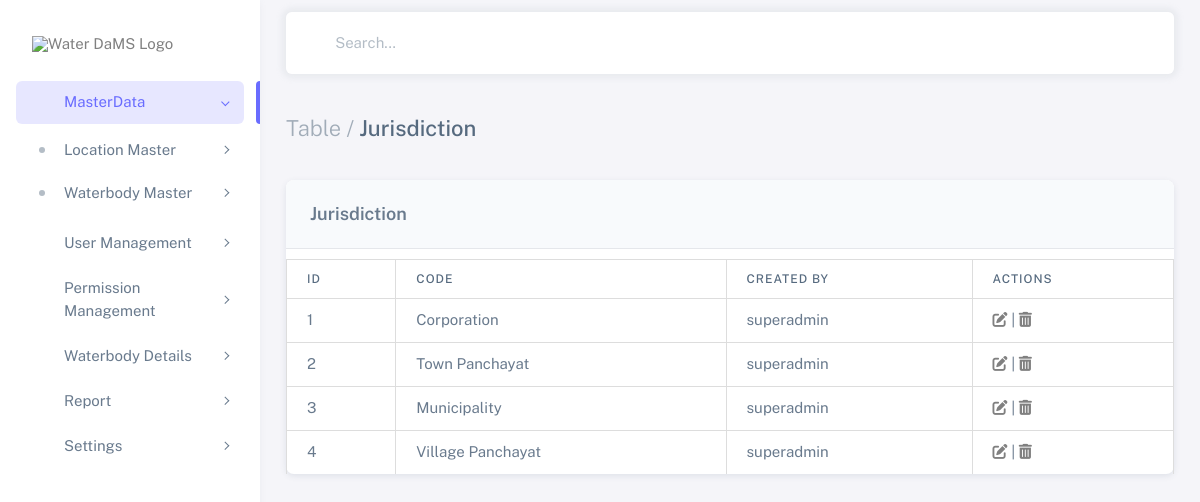
Screenshot of /jurisdictions/ with the database file from the repository.
### waterbodies_app/models.py (models this page shows, shortened)
class Jurisdiction(models.Model):
    code = models.CharField(max_length=50, unique=True)
    createdBy = models.CharField(max_length=100)

### waterbodies_app/views.py (the view)
# urls.py: path('jurisdictions/', views.jurisdiction_list, name='jurisdiction_list'),
def jurisdiction_list(request):
    jurisdictions = Jurisdiction.objects.all()
    return render(request, 'jurisdiction_list.html', {'jurisdictions': jurisdictions})

### templates/jurisdiction_list.html (shortened to what this page needs)
<!DOCTYPE html>
{%load static%}
<html
class="light-style layout-menu-fixed layout-compact"
dir="ltr"
data-theme="theme-default"
data-assets-path="{% static 'assets/' %}"
data-template="vertical-menu-template-free">
<!DOCTYPE html>
<html lang="en" class="light-style layout-wide customizer-hide" dir="ltr" data-theme="theme-default">
<head>
    {% load static %}
    <link rel="stylesheet" href="{% static 'assets/vendor/fonts/boxicons.css' %}"/>
    <link rel="stylesheet" href="https://cdnjs.cloudflare.com/ajax/libs/font-awesome/6.5.2/css/all.min.css">
    <link rel="stylesheet" href="{% static 'assets/vendor/css/core.css' %}" class="template-customizer-core-css"/>
    <link rel="stylesheet" href="{% static 'assets/vendor/css/theme-default.css' %}" class="template-customizer-theme-css"/>
    <link rel="stylesheet" href="{% static 'assets/css/demo.css' %}"/>
    <link rel="stylesheet" href="{% static 'assets/vendor/libs/perfect-scrollbar/perfect-scrollbar.css' %}"/>
    <link rel="stylesheet" href="{% static 'assets/vendor/css/pages/page-auth.css' %}"/>
</head>
  <body>
    <div class="layout-wrapper layout-content-navbar">
      <div class="layout-container">
        <aside id="layout-menu" class="layout-menu menu-vertical menu bg-menu-theme">
          <div class="app-brand demo">
            <a href="" class="app-brand-link">
              <span class="app-brand-logo demo">
                <img src="{% static 'image/waterdams.png' %}" alt="Water DaMS Logo" style="width: 150px; height: auto;">
              </span>
            </a>
          </div>
          <ul class="menu-inner py-1">
            <li class="menu-item active open">
              <a href="javascript:void(0);" class="menu-link menu-toggle">
                <i class="menu-icon tf-icons bx bx-home-circle"></i>
                <div data-i18n="Dashboards">MasterData</div>
              </a>
              <ul class="menu-sub">
                <li class="menu-item has-submenu">
                  <a href="javascript:void(0);" class="menu-link menu-toggle">
                    <div data-i18n="CRM">Location Master</div>
                  </a>
                </li>
                <li class="menu-item has-submenu">
                  <a href="javascript:void(0);" class="menu-link menu-toggle">
                    <div data-i18n="Academy">Waterbody Master</div>
                  </a>
                </li>
              </ul>
            </li>
            <li class="menu-item">
              <a href="javascript:void(0);" class="menu-link menu-toggle">
                <i class="menu-icon tf-icons bx bx-user"></i>
                <div data-i18n="Layouts">User Management</div>
              </a>
            </li>
            <li class="menu-item">
              <a href="javascript:void(0);" class="menu-link menu-toggle">
                <i class="menu-icon tf-icons bx bx-shield"></i>
                <div data-i18n="Layouts">Permission Management</div>
              </a>
            </li>
            <li class="menu-item">
              <a href="javascript:void(0);" class="menu-link menu-toggle">
                <i class="menu-icon tf-icons bx bx-water"></i>
                <div data-i18n="Layouts">Waterbody Details</div>
              </a>
            </li>
            <li class="menu-item">
              <a href="javascript:void(0);" class="menu-link menu-toggle">
                <i class="menu-icon tf-icons bx bx-shield"></i>
                <div data-i18n="Layouts">Report</div>
              </a>
            </li>
            <li class="menu-item">
              <a href="javascript:void(0);" class="menu-link menu-toggle">
                <i class="menu-icon tf-icons bx bx-file"></i>
                <div data-i18n="Layouts">Settings</div>
              </a>
            </li>
          </ul>
        </aside>
        <div class="layout-page">
          <nav
            class="layout-navbar container-xxl navbar navbar-expand-xl navbar-detached align-items-center bg-navbar-theme"
            id="layout-navbar">
            <div class="navbar-nav-right d-flex align-items-center" id="navbar-collapse">
              <div class="navbar-nav align-items-center">
                <div class="nav-item d-flex align-items-center">
                  <i class="bx bx-search fs-4 lh-0"></i>
                  <input
                    type="text"
                    class="form-control border-0 shadow-none ps-1 ps-sm-2"
                    placeholder="Search..."
                    aria-label="Search..." />
                </div>
              </div>
            </div>
          </nav>
          <div class="content-wrapper">
            <div class="container-xxl flex-grow-1 container-p-y">
              <h4 class="py-3 mb-4"><span class="text-muted fw-light">Table /</span> Jurisdiction</h4>
              <div class="card">
                <h5 class="card-header">Jurisdiction</h5>
                <div class="table-responsive text-nowrap">
                    <table class="table">
                        <thead>
                            <tr class="text-nowrap">
                                <th>ID</th>
                                <th>Code</th>
                                <th>Created By</th>
                                <th>Actions</th>
                            </tr>
                        </thead>
                        <tbody class="table-border-bottom-0">
                            {% for jurisdiction in jurisdictions %}
                            <tr>
                                <td>{{ jurisdiction.id }}</td>
                                <td>{{ jurisdiction.code }}</td>
                                <td>{{ jurisdiction.createdBy }}</td>
                                <td>
                                  <a href="#" class="edit-jurisdiction" data-id="{{ jurisdiction.id }}" data-code="{{ jurisdiction.code }}" data-createdby="{{ jurisdiction.createdBy }}">
                                    <i class="fas fa-edit"></i>
                                </a>
                                |
                                <a href="#" class="delete-jurisdiction" data-id="{{ jurisdiction.id }}" data-name="{{ jurisdiction.code }}">
                                    <i class="fas fa-trash-alt"></i>
                                </a>
                                </td>
                            </tr>
                            {% endfor %}
                        </tbody>
                    </table>
                </div>
            </div>
          </div>
        </div>
      </div>
    </div>
  </body>
</html>

### static/assets/css/demo.css (style rules this page uses)
.menu .app-brand.demo { height: 64px; margin-top: 12px; }
.card-header { font-weight: 600; background-color: #f8fafc; border-bottom: 1px solid #e5e7eb; }
table { width: 100%; border-collapse: collapse; margin-top: 10px; }
th, td { padding: 12px; border: 1px solid #ddd; text-align: left; }
th { background-color: #f4f4f4; }

### rows the page displays
Jurisdiction: id "1", code "Corporation", createdBy "superadmin"
Jurisdiction: id "2", code "Town Panchayat", createdBy "superadmin"
Jurisdiction: id "3", code "Municipality", createdBy "superadmin"
Jurisdiction: id "4", code "Village Panchayat", createdBy "superadmin"
